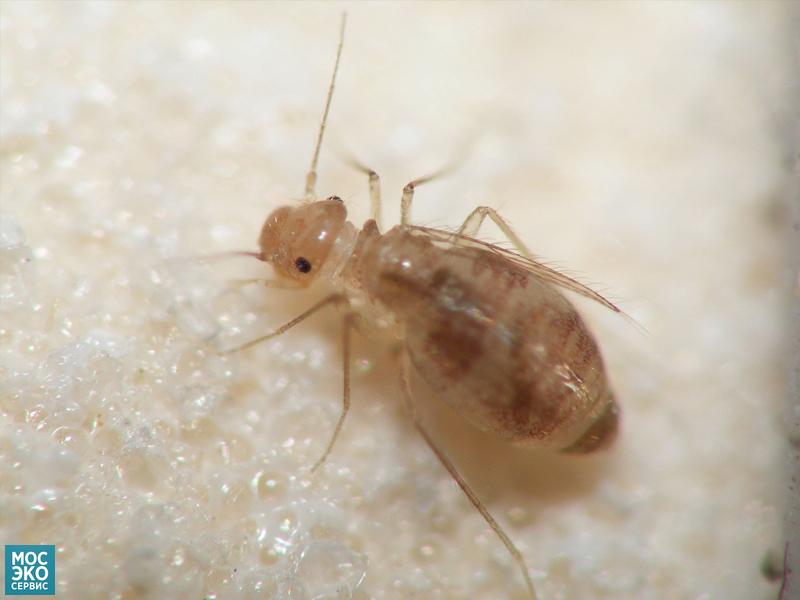
#> input picture test_scenary/Images/t3_0 0.jpg, 800 x 600 px
$ python -i main.py   (imports and definitions only)
#> lines starting #> are read from the running program, lines starting #| are printed output that depends on the picture
### rows.py
from tkinter import Frame, Label, Entry, messagebox, Toplevel

from PIL import ImageTk


class EmptyRow:
    def bind(self, *args):
        return

    def configure(self, **kwargs):
        return

    def destroy(self):
        return

    def turn_off(self):
        return

    def turn_on(self):
        return


class RowWithLabels:
    # [39 lines left out: functions __init__, show, add_id, not called in this run]

    def turn_on(self):
        [x.configure(bg='light goldenrod')
         for x in self.items]

    def turn_off(self):
        [x.configure(bg='snow')
         for x in self.items]

    def bind(self, *args, **kwargs):
        for i in self.items:
            i.bind(*args, **kwargs)

    # [19 lines left out: functions configure, change_visibility, not called in this run]

    def destroy(self):
        self.items[0].destroy()

    def pack_forget(self):
        self.items[0].pack_forget()

    def pack_again(self):
        self.items[0].pack(fill='x')

    def __str__(self):
        return str(self.values)


class RowWithEntrys(RowWithLabels):
    # [48 lines left out: functions show, to_entry, to_label, not called in this run]


class RowWithImage(RowWithLabels):
    # [78 lines left out: functions __init__, show, show_fullscreen, resize, add_id, not called in this run]

### main.py
from tkinter import *
from tkinter import filedialog
from PIL import ImageTk, Image
from tkinter.scrolledtext import ScrolledText
from tkinter import messagebox

import os
import shutil

from tkinter import font as tkFont

from polish import to_reverse_polish, str_polish
from rows import RowWithEntrys, RowWithLabels, EmptyRow, RowWithImage
from scrollable_canvas import add_scrollable_canvas


# [15 lines left out: functions check_float, check_positive, not called in this run]


class InfoCreator:
    FONT = None

    def __init__(self, name, clas, game):
        self.name = name
        self.clas = clas
        self.game = game
        self.next_id = 0

    # [9 lines left out: function create, not called in this run]


class Game:
    sep = '#'
    enter = '{'

    MAXINT = '999999'

    def clear_initialize(self):
        self.info_creators = dict({'p': InfoCreator('p', RowWithEntrys, self),
                                   't': InfoCreator('t', RowWithEntrys, self),
                                   'r': InfoCreator('r', RowWithEntrys, self),
                                   're': InfoCreator('re', RowWithLabels, self),
                                   'an': InfoCreator('an', RowWithEntrys, self)})

        self.cur_infos = dict({'p': dict(),
                               't': dict(),
                               'r': dict(),
                               're': dict(),
                               'an': dict(),
                               't_': dict(),
                               'r_': dict(),
                               'p_': dict(),
                               'empty': [EmptyRow()]
                               })

        self.empty_info = ('empty', 0)
        self.cur_info = self.empty_info

        self.cur_tab = 't'
        self.cur_role = 'r'
        self.cur_param = 'p'

        self.edit_frame = EmptyRow()
        self.edit_id = None
        self.edit_name = None

        self.reaction_id = None
        self.refunction_id = None

        self.win_cond = ''
        self.loose_cond = ''
        self.name = ''

        self.func_list = dict()

        self.last_dirname = '/'

        self.is_fullscreen = True

    def __init__(self):
        self.clear_initialize()

        self.root = Tk()

        self.myFont = tkFont.Font(family="Comic Sans MS", size=10)
        self.myFontBold = tkFont.Font(family="Comic Sans MS", size=10, weight='bold')
        InfoCreator.FONT = self.myFont

        self.root.title("Main menu")
        self.root.geometry("300x300+0+100")

        self.main_frame = Frame(self.root)
        self.main_frame.pack(expand=True)

        self.btn_start = Button(self.main_frame, text='Создать сценарий', font=self.myFont,
                                command=self.begin).pack(pady=(10, 80))
        self.btn_continue = Button(self.main_frame, text='Редактировать сценарий', font=self.myFont,
                                   command=self.cont).pack(pady=(0, 10))

        self.last_param_thresh = Frame()
        self.last_tab_thresh = Frame()
        self.last_role_thresh = Frame()

    def start(self):
        self.root.mainloop()

    def to_label(self):
        row = self.cur_infos[self.cur_info[0]][self.cur_info[1]]
        if hasattr(row, 'has_entry'):
            row.to_label(row.has_entry)

    # [40 lines left out: functions restore_canvas, click_on_item, not called in this run]

    def destroy_edit_frame(self):
        self.edit_frame.destroy()
        self.edit_frame = EmptyRow()
        self.edit_id = None
        self.edit_name = None

        self.reaction_id = None
        self.refunction_id = None

        self.cur_infos['re'] = dict()
        if self.cur_info[0] == 're':
            self.cur_info = self.empty_info

        self.cur_infos['an'] = dict()
        if self.cur_info[0] == 'an':
            self.cur_info = self.empty_info

    # [275 lines left out: functions add_parameters, show_param, maket_functions, add_functions, add_function, show_function and 6 more, not called in this run]

    def add_role(self, frame, role_id=None):
        self.to_label()
        self.destroy_edit_frame()

        edit_frame = Frame(self.main_frame)
        edit_frame.pack_propagate(0)
        edit_frame.grid_propagate(0)
        edit_frame.grid(row=0, column=3, rowspan=3, sticky="nsew")
        self.edit_frame = edit_frame
        self.edit_name = role_id

        Label(edit_frame, text='Название роли', font=self.myFont).pack()
        name = Entry(edit_frame, font=self.myFont)
        name.pack()

        Label(edit_frame, text='Описание роли', font=self.myFont).pack()
        descr = ScrolledText(edit_frame, height=7, font=self.myFont)
        descr.pack()

        if role_id:
            row = self.cur_infos['r'][role_id]

            name.insert(0, row.items[2]['text'])
            descr.insert('1.0', row.descr)

            self.edit_id = row.cur_id

        btn = Button(edit_frame, text='Добавить роль' if not role_id else 'Редактировать роль', font=self.myFont)

        btn.bind('<Button-1>', lambda e: self.show_role(frame,
                                                        name.get(),
                                                        descr.get('1.0', 'end'),
                                                        role_id))
        btn.bind('<Button-1>', lambda e: self.destroy_edit_frame(), add=True)
        btn.pack()

    # [831 lines left out: functions show_role, maket_actions, add_actions, add_action, show_action, add_additional and 10 more, not called in this run]


# [4 lines not run here, left out]

>>> import cv2
>>> picture = cv2.imread('test_scenary/Images/t3_0 0.jpg', cv2.IMREAD_GRAYSCALE)
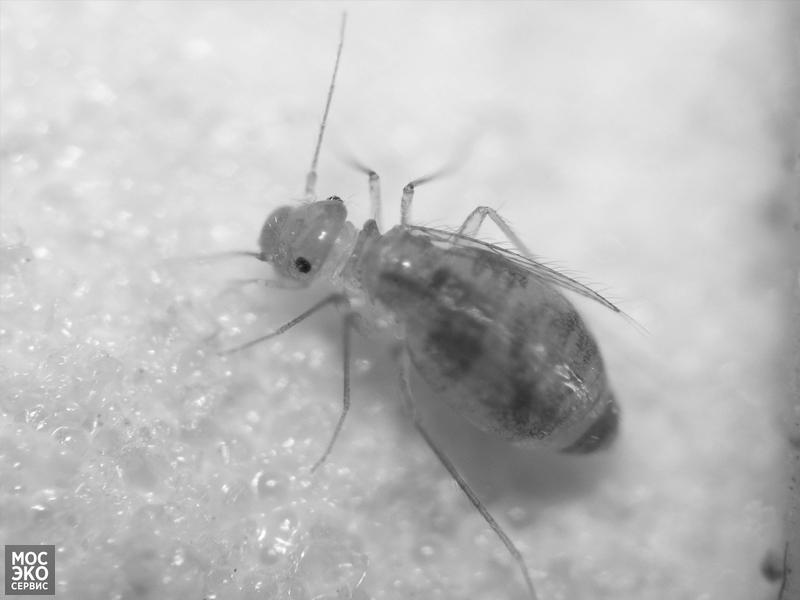
#> picture: shape (600, 800); min 18, max 255, mean 188.7
>>> result = Game().add_role(picture)

$ run again, on test_scenary/Images/t3_1 0.jpg
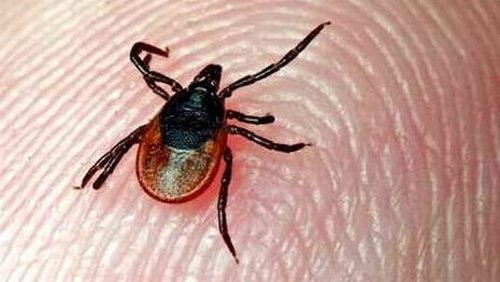
#> input picture test_scenary/Images/t3_1 0.jpg, 500 x 282 px
#> `picture = cv2.imread('test_scenary/Images/t3_0 0.jpg', cv2.IMREAD_GRAY..`:
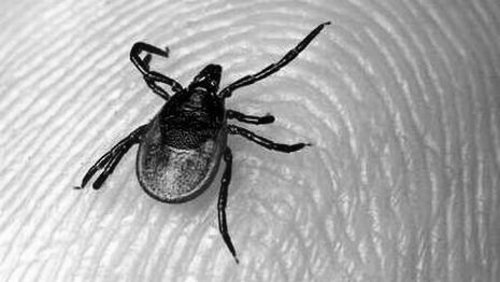
#> picture: shape (282, 500); min 0, max 255, mean 169.8

$ run again, on test_scenary/Images/t3_2 0.jpg
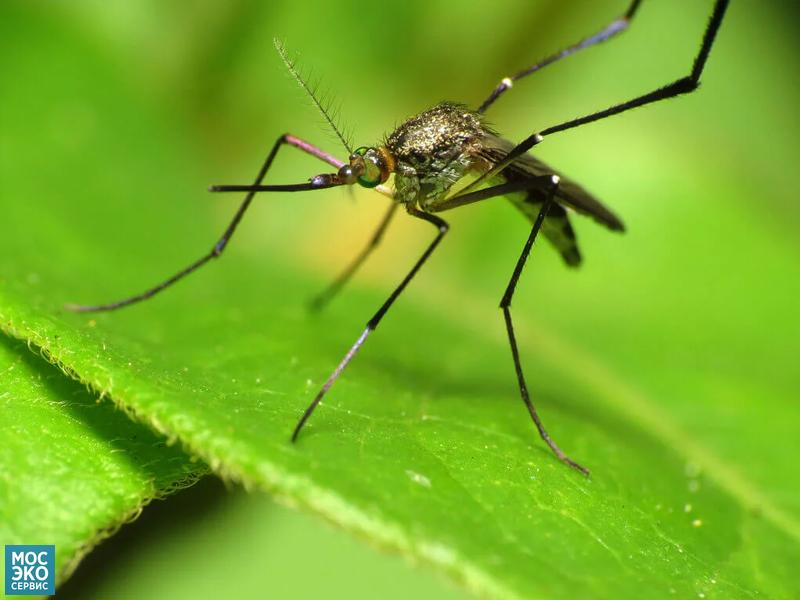
#> input picture test_scenary/Images/t3_2 0.jpg, 800 x 600 px
#> `picture = cv2.imread('test_scenary/Images/t3_0 0.jpg', cv2.IMREAD_GRAY..`:
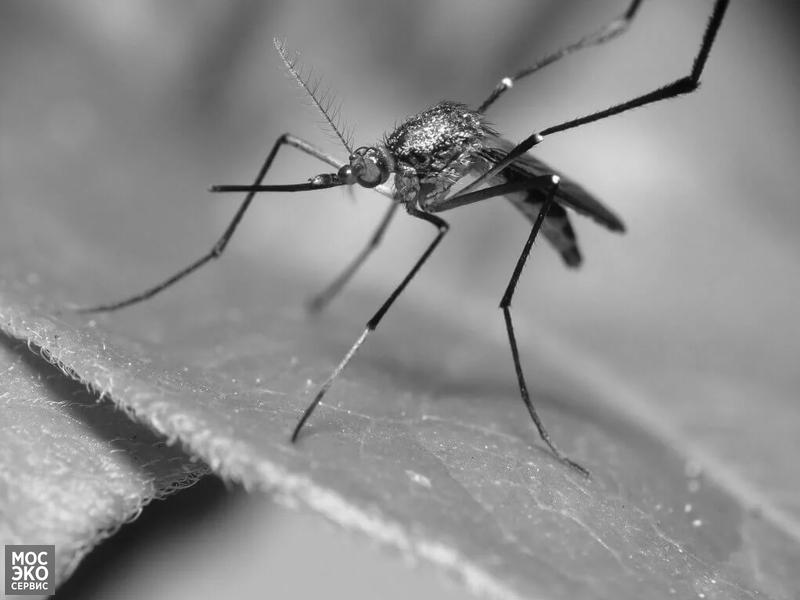
#> picture: shape (600, 800); min 2, max 255, mean 142.1

$ run again, on test_scenary/Images/t0_0 0.png
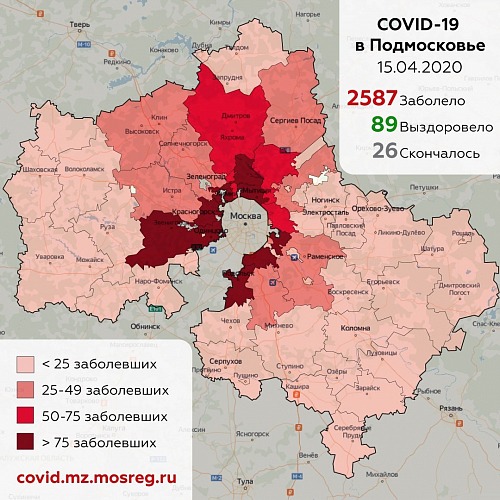
#> input picture test_scenary/Images/t0_0 0.png, 500 x 500 px
#> `picture = cv2.imread('test_scenary/Images/t3_0 0.jpg', cv2.IMREAD_GRAY..`:
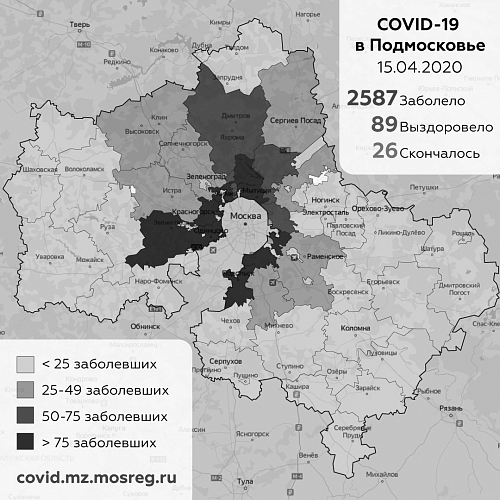
#> picture: shape (500, 500); min 0, max 255, mean 186.7
